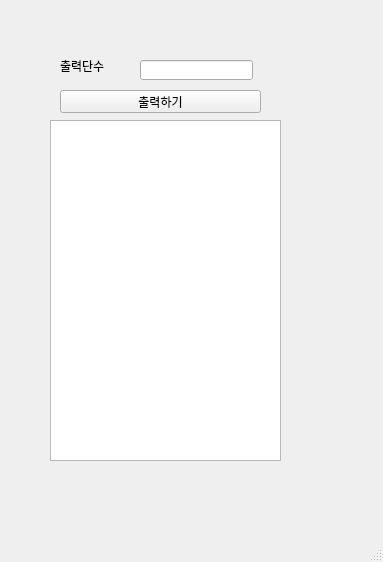
<?xml version="1.0" encoding="UTF-8"?>
<ui version="4.0">
 <class>MainWindow</class>
 <widget class="QMainWindow" name="MainWindow">
  <property name="geometry">
   <rect>
    <x>0</x>
    <y>0</y>
    <width>383</width>
    <height>562</height>
   </rect>
  </property>
  <property name="windowTitle">
   <string>MainWindow</string>
  </property>
  <widget class="QWidget" name="centralwidget">
   <widget class="QLabel" name="label">
    <property name="geometry">
     <rect>
      <x>60</x>
      <y>60</y>
      <width>56</width>
      <height>12</height>
     </rect>
    </property>
    <property name="text">
     <string>출력단수</string>
    </property>
   </widget>
   <widget class="QPushButton" name="pb">
    <property name="geometry">
     <rect>
      <x>60</x>
      <y>90</y>
      <width>201</width>
      <height>23</height>
     </rect>
    </property>
    <property name="text">
     <string>출력하기</string>
    </property>
   </widget>
   <widget class="QTextEdit" name="te">
    <property name="geometry">
     <rect>
      <x>50</x>
      <y>120</y>
      <width>231</width>
      <height>341</height>
     </rect>
    </property>
   </widget>
   <widget class="QLineEdit" name="le">
    <property name="geometry">
     <rect>
      <x>140</x>
      <y>60</y>
      <width>113</width>
      <height>20</height>
     </rect>
    </property>
   </widget>
  </widget>
  <widget class="QMenuBar" name="menubar">
   <property name="geometry">
    <rect>
     <x>0</x>
     <y>0</y>
     <width>383</width>
     <height>21</height>
    </rect>
   </property>
  </widget>
  <widget class="QStatusBar" name="statusbar"/>
 </widget>
 <resources/>
 <connections/>
</ui>
